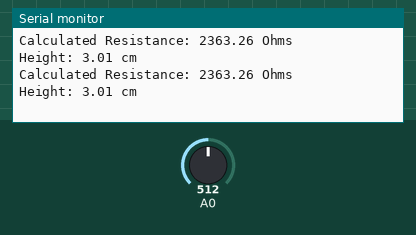
The sketch below on a simulated Arduino Uno, built with avr-gcc and run on an emulated ATmega328P. On the bench: the last lines printed to the serial monitor. The test bench sets the inputs (shaded band); at power-on: A0 = 512.

Above: at 3.8 s.
3.9 s: A0 set to 716
At 7.0 s:
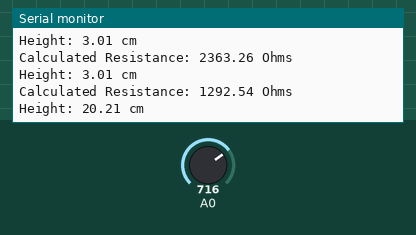
7.8 s: A0 set to 900
At 9.4 s:
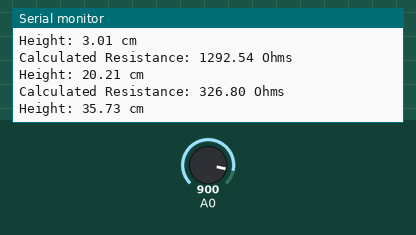
Timing chart, 0 to 10.9 s (numbered marks = the images above; inputs shaded):
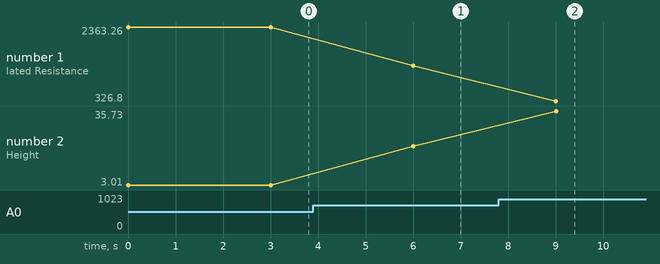

The sketch:

liquidLevelSensor.ino
```cpp
//Phoebe Katz
// March 14, 2024
//Liquid Level Sensor Code

void setup()
{
  Serial.begin(115200);
  //analogReadResolution(16);
}

void loop(void)
{
  float resistance = analogRead(0); //read resistance from analog pin 0

  // conversion to real values
  float difference = (resistance-505)/362; //calculates percent difference from max R
  float eqResistance = 2400 - difference*1900;

  //resistance -> height
  float height = ( ( (resistance-500)/370 ) * 31.2 ) + 2;

  //print resistance and height
  Serial.print("Calculated Resistance: ");
  Serial.print(eqResistance);
  Serial.println(" Ohms");

  //Serial.print("Height: " + height + " cm");
  Serial.print("Height: ");
  Serial.print(height);
  Serial.println(" cm");

  delay(3000);
}
```

Measured:
- after the input at 3.9 s, the serial monitor: prints a new line after 2.1 s (image 1)
- after the input at 7.8 s, the serial monitor: prints a new line after 1.2 s (image 2)
- plotted number 1: 2363.26 → 1292.54 after the input at 3.9 s, 1292.54 → 326.8 after the input at 7.8 s
- plotted number 2: 3.01 → 20.21 after the input at 3.9 s, 20.21 → 35.73 after the input at 7.8 s
